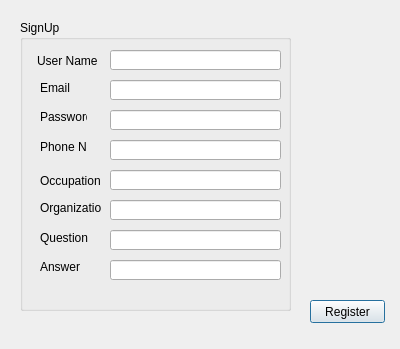
<?xml version="1.0" encoding="UTF-8"?>
<ui version="4.0">
 <class>SignUp</class>
 <widget class="QDialog" name="SignUp">
  <property name="geometry">
   <rect>
    <x>0</x>
    <y>0</y>
    <width>400</width>
    <height>349</height>
   </rect>
  </property>
  <property name="windowTitle">
   <string>Sign Up</string>
  </property>
  <widget class="QLabel" name="Lpic">
   <property name="geometry">
    <rect>
     <x>300</x>
     <y>10</y>
     <width>91</width>
     <height>71</height>
    </rect>
   </property>
   <property name="text">
    <string/>
   </property>
   <property name="pixmap">
    <pixmap resource="rsources.qrc">:/img2/img/signup1.png</pixmap>
   </property>
  </widget>
  <widget class="QPushButton" name="RegisterButton">
   <property name="geometry">
    <rect>
     <x>310</x>
     <y>300</y>
     <width>75</width>
     <height>23</height>
    </rect>
   </property>
   <property name="tabletTracking">
    <bool>true</bool>
   </property>
   <property name="text">
    <string>Register</string>
   </property>
  </widget>
  <widget class="QGroupBox" name="SignUp_2">
   <property name="geometry">
    <rect>
     <x>20</x>
     <y>20</y>
     <width>271</width>
     <height>291</height>
    </rect>
   </property>
   <property name="title">
    <string>SignUp</string>
   </property>
   <widget class="QLineEdit" name="Temail">
    <property name="geometry">
     <rect>
      <x>90</x>
      <y>60</y>
      <width>171</width>
      <height>20</height>
     </rect>
    </property>
    <property name="tabletTracking">
     <bool>true</bool>
    </property>
   </widget>
   <widget class="QLabel" name="LUname">
    <property name="geometry">
     <rect>
      <x>17</x>
      <y>31</y>
      <width>61</width>
      <height>20</height>
     </rect>
    </property>
    <property name="text">
     <string>User Name</string>
    </property>
   </widget>
   <widget class="QLabel" name="LEmail">
    <property name="geometry">
     <rect>
      <x>20</x>
      <y>60</y>
      <width>61</width>
      <height>16</height>
     </rect>
    </property>
    <property name="text">
     <string>Email</string>
    </property>
   </widget>
   <widget class="QLineEdit" name="Tpass">
    <property name="geometry">
     <rect>
      <x>90</x>
      <y>90</y>
      <width>171</width>
      <height>20</height>
     </rect>
    </property>
    <property name="tabletTracking">
     <bool>true</bool>
    </property>
    <property name="echoMode">
     <enum>QLineEdit::Password</enum>
    </property>
   </widget>
   <widget class="QLabel" name="LPassword">
    <property name="geometry">
     <rect>
      <x>20</x>
      <y>90</y>
      <width>47</width>
      <height>13</height>
     </rect>
    </property>
    <property name="text">
     <string>Password</string>
    </property>
   </widget>
   <widget class="QLabel" name="Lphone">
    <property name="geometry">
     <rect>
      <x>20</x>
      <y>120</y>
      <width>47</width>
      <height>13</height>
     </rect>
    </property>
    <property name="text">
     <string>Phone No.</string>
    </property>
   </widget>
   <widget class="QLineEdit" name="Tphoneno">
    <property name="geometry">
     <rect>
      <x>90</x>
      <y>120</y>
      <width>171</width>
      <height>20</height>
     </rect>
    </property>
    <property name="tabletTracking">
     <bool>true</bool>
    </property>
   </widget>
   <widget class="QLineEdit" name="TUname">
    <property name="geometry">
     <rect>
      <x>90</x>
      <y>30</y>
      <width>171</width>
      <height>20</height>
     </rect>
    </property>
    <property name="tabletTracking">
     <bool>true</bool>
    </property>
   </widget>
   <widget class="QLabel" name="label">
    <property name="geometry">
     <rect>
      <x>20</x>
      <y>150</y>
      <width>61</width>
      <height>21</height>
     </rect>
    </property>
    <property name="text">
     <string>Occupation</string>
    </property>
   </widget>
   <widget class="QLabel" name="label_2">
    <property name="geometry">
     <rect>
      <x>20</x>
      <y>180</y>
      <width>61</width>
      <height>16</height>
     </rect>
    </property>
    <property name="text">
     <string>Organization</string>
    </property>
   </widget>
   <widget class="QLabel" name="label_3">
    <property name="geometry">
     <rect>
      <x>20</x>
      <y>210</y>
      <width>61</width>
      <height>16</height>
     </rect>
    </property>
    <property name="text">
     <string>Question</string>
    </property>
   </widget>
   <widget class="QLabel" name="label_4">
    <property name="geometry">
     <rect>
      <x>20</x>
      <y>240</y>
      <width>47</width>
      <height>13</height>
     </rect>
    </property>
    <property name="text">
     <string>Answer</string>
    </property>
   </widget>
   <widget class="QLineEdit" name="Toccu">
    <property name="geometry">
     <rect>
      <x>90</x>
      <y>150</y>
      <width>171</width>
      <height>20</height>
     </rect>
    </property>
    <property name="tabletTracking">
     <bool>true</bool>
    </property>
   </widget>
   <widget class="QLineEdit" name="Tques">
    <property name="geometry">
     <rect>
      <x>90</x>
      <y>210</y>
      <width>171</width>
      <height>20</height>
     </rect>
    </property>
    <property name="tabletTracking">
     <bool>true</bool>
    </property>
   </widget>
   <widget class="QLineEdit" name="Torg">
    <property name="geometry">
     <rect>
      <x>90</x>
      <y>180</y>
      <width>171</width>
      <height>20</height>
     </rect>
    </property>
    <property name="tabletTracking">
     <bool>true</bool>
    </property>
   </widget>
   <widget class="QLineEdit" name="Tans">
    <property name="geometry">
     <rect>
      <x>90</x>
      <y>240</y>
      <width>171</width>
      <height>20</height>
     </rect>
    </property>
    <property name="tabletTracking">
     <bool>true</bool>
    </property>
   </widget>
  </widget>
  <widget class="QLabel" name="Lerror">
   <property name="geometry">
    <rect>
     <x>40</x>
     <y>320</y>
     <width>241</width>
     <height>20</height>
    </rect>
   </property>
   <property name="text">
    <string/>
   </property>
   <property name="alignment">
    <set>Qt::AlignCenter</set>
   </property>
  </widget>
 </widget>
 <tabstops>
  <tabstop>TUname</tabstop>
  <tabstop>Temail</tabstop>
  <tabstop>Tpass</tabstop>
  <tabstop>Tphoneno</tabstop>
  <tabstop>Toccu</tabstop>
  <tabstop>Torg</tabstop>
  <tabstop>Tques</tabstop>
  <tabstop>Tans</tabstop>
  <tabstop>RegisterButton</tabstop>
 </tabstops>
 <resources>
  <include location="rsources.qrc"/>
 </resources>
 <connections/>
</ui>
